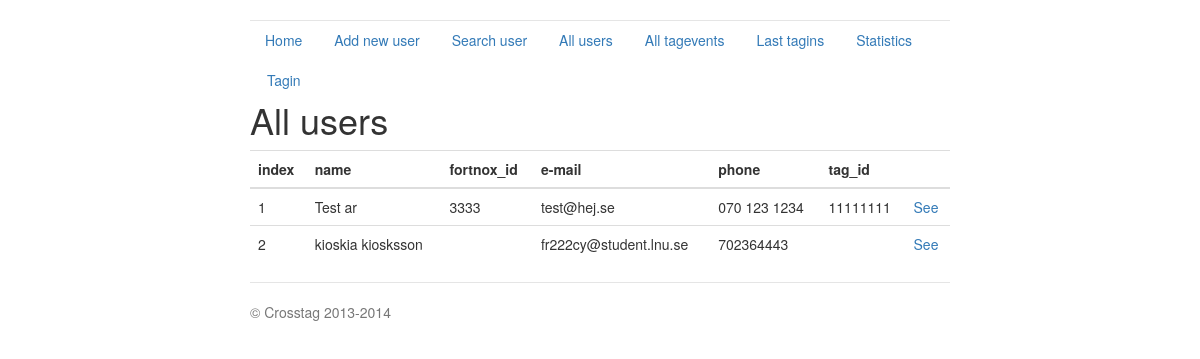
The app's page /all_users, older data.
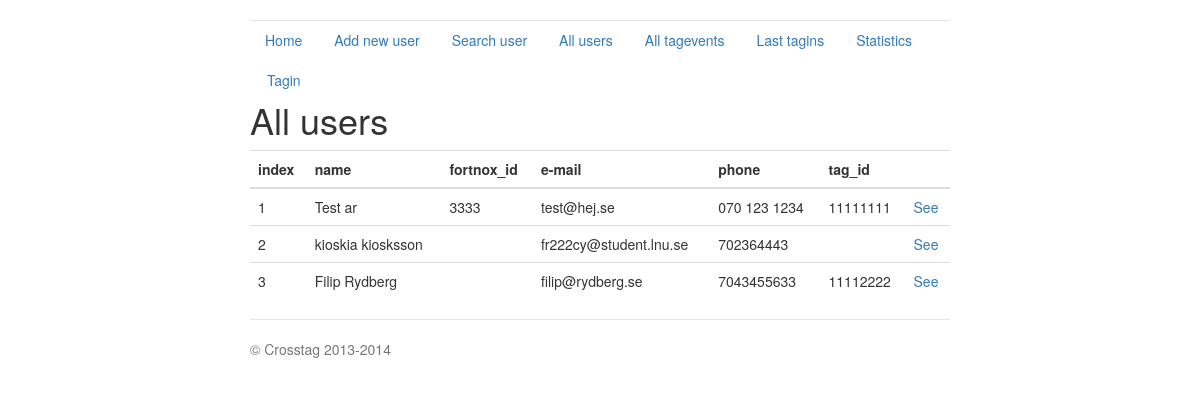
The same page, newer data.
### crosstag_server.py (models this page shows, shortened)
class User(db.Model):
    index = db.Column(db.Integer, primary_key=True)
    fortnox_id = db.Column(db.Integer)
    name = db.Column(db.String(80))
    email = db.Column(db.String(120))
    phone = db.Column(db.Integer)
    address = db.Column(db.String(50))
    address2 = db.Column(db.String(50))
    city = db.Column(db.String(120))
    zip_code = db.Column(db.Integer)
    tag_id = db.Column(db.String(12))
    gender = db.Column(db.String(10))
    birth_date = db.Column(db.Date)
    expiry_date = db.Column(db.Date)
    create_date = db.Column(db.Date)
    def dict(self):
        return {'index': self.index, 'name': self.name,
                'email': self.email, 'tag_id': self.tag_id,
                'phone': self.phone, 'address': self.address,
                'address2': self.address2, 'city': self.city,
                'zip_code': self.zip_code, 'fortnox_id': self.fortnox_id,
                'expiry_date': str(self.expiry_date),
                'create_date': str(self.create_date),
                'birth_date': str(self.birth_date),
                'gender': self.gender
                }

### crosstag_server.py (the view)
@app.route('/all_users', methods=['GET'])
def all_users():
    ret = []
    users = User.query.all()
    for hit in users:
        js = hit.dict()
        ret.append(js)
    return render_template('all_users.html',
                           title='All Users',
                           hits=ret)

### templates/all_users.html (shortened to what this page needs)
{% extends "base.html" %}
{% block content %}
<h1>All users</h1>
{% if hits %}
	<table class="table table-hover">
	<tbody>
		<thead>
			<tr>
				<th>index</th> <th>name</th> <th>fortnox_id</th> <th>e-mail</th> <th>phone</th> <th>tag_id</th> <th></th>
			</tr>
		</thead>
				{% for hit in hits %}
				<tr>
					<td>{{hit.index}}</td> <td>{{hit.name}}</td> <td>{{hit.fortnox_id}}</td> <td>{{hit.email}}</td> <td>{{hit.phone}}</td> <td>{{hit.tag_id}}</td> <td><a href='/user_page/{{hit.index}}'>See</a> </td>
				</tr>
				{% endfor %}
	</tbody>
	</table>
{% endif %}
{% endblock %}

### templates/base.html (shortened to what this page needs)
<!DOCTYPE html>
<html lang="en">
  <head>
    <link href="../../static/bootstrap.css" rel="stylesheet">
    <link href="../../static/jumbotron-narrow.css" rel="stylesheet">
  </head>
  <body>
    <div class="container">
      <div class="header">
        <nav>
          <ul class="nav nav-pills pull-right">
            <li role="presentation"><a href="/index">Home</a></li>
            <li role="presentation"><a href="/add_new_user">Add new user</a></li>
            <li role="presentation"><a href="/search_user">Search user</a></li>
            <li role="presentation"><a href="/all_users">All users</a></li>
            <li role="presentation"><a href="/all_tagevents">All tagevents</a></li>
            <li role="presentation"><a href="/last_tagins">Last tagins</a></li>
            <li role="presentation"><a href="/statistics">Statistics</a></li>
            <li role="presentation"><a href="/tagin_user">Tagin</a></li>
          </ul>
        </nav>
      </div>
      {% block content %}{% endblock %}
      <footer class="footer">
        <p>&copy; Crosstag 2013-2014</p>
      </footer>
    </div>
  </body>
</html>

### static/jumbotron-narrow.css (style rules this page uses)
body { padding-top: 20px; padding-bottom: 20px; }
.header, .marketing, .footer { padding-right: 15px; padding-left: 15px; }
.header { border-bottom: 1px solid #e5e5e5; }
.footer { padding-top: 19px; color: #777; border-top: 1px solid #e5e5e5; }
@media (min-width: 768px) { .container { max-width: 730px; } }
@media screen and (min-width: 768px) { .header, .marketing, .footer { padding-right: 0; padding-left: 0; } }
@media screen and (min-width: 768px) { .header { margin-bottom: 30px; } }

Row changes from the older to the newer data that the page shows:
added User: index "3", name "Filip Rydberg", email "filip@rydberg.se", phone "7043455633", tag_id "11112222"
